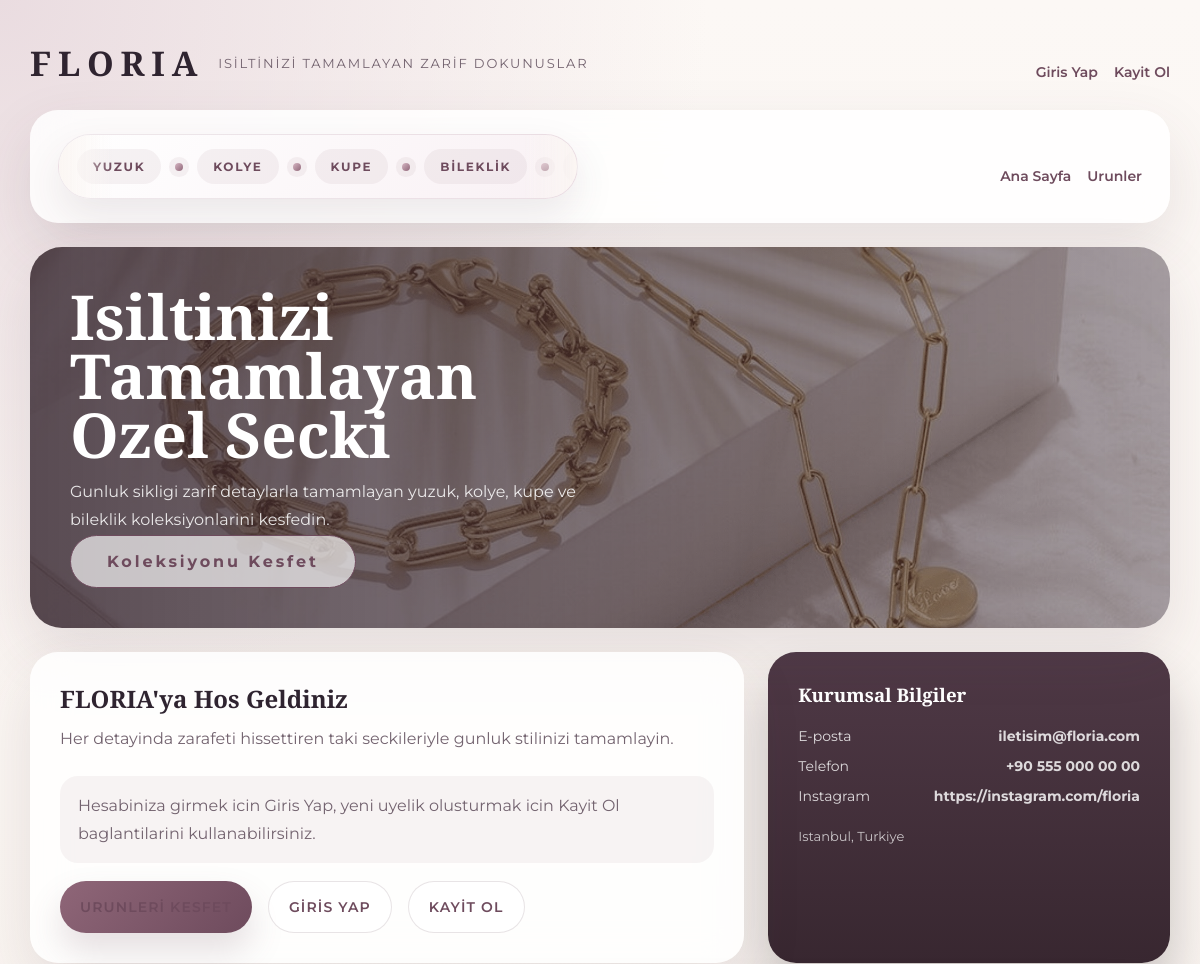
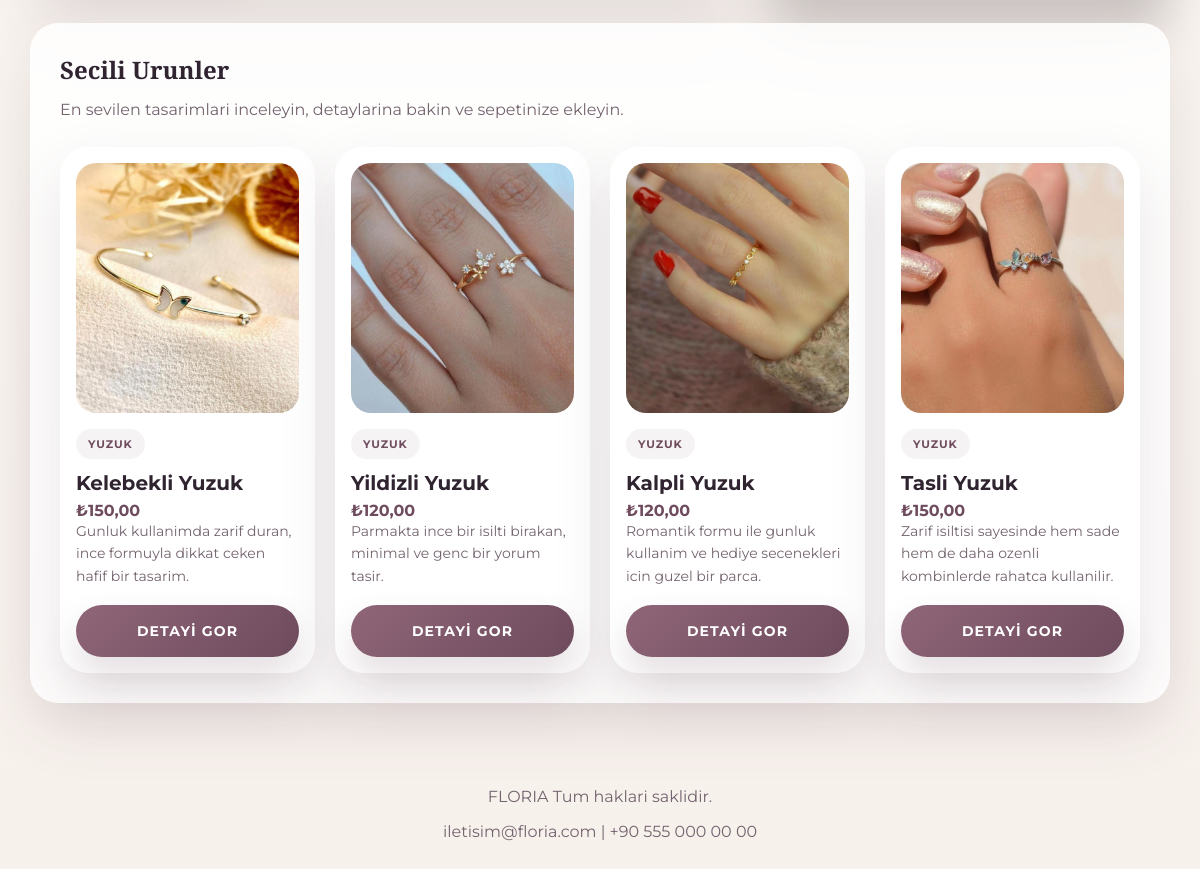
The page / on the database its author committed (2 pictures, top to bottom).
### tables this page shows
CREATE TABLE menus (
    id INT UNSIGNED AUTO_INCREMENT PRIMARY KEY,
    title VARCHAR(120) NOT NULL,
    url VARCHAR(255) NOT NULL,
    target VARCHAR(20) NOT NULL DEFAULT '_self',
    sort_order INT NOT NULL DEFAULT 0,
    is_active TINYINT(1) NOT NULL DEFAULT 1,
    created_at TIMESTAMP DEFAULT CURRENT_TIMESTAMP,
    updated_at TIMESTAMP DEFAULT CURRENT_TIMESTAMP ON UPDATE CURRENT_TIMESTAMP
);

CREATE TABLE sliders (
    id INT UNSIGNED AUTO_INCREMENT PRIMARY KEY,
    title VARCHAR(150) NOT NULL,
    description TEXT DEFAULT NULL,
    image_path VARCHAR(255) NOT NULL,
    button_text VARCHAR(100) DEFAULT NULL,
    button_url VARCHAR(255) DEFAULT NULL,
    sort_order INT NOT NULL DEFAULT 0,
    is_active TINYINT(1) NOT NULL DEFAULT 1,
    created_at TIMESTAMP DEFAULT CURRENT_TIMESTAMP,
    updated_at TIMESTAMP DEFAULT CURRENT_TIMESTAMP ON UPDATE CURRENT_TIMESTAMP
);

CREATE TABLE products (
    id INT UNSIGNED AUTO_INCREMENT PRIMARY KEY,
    category_id INT UNSIGNED NOT NULL,
    name VARCHAR(150) NOT NULL,
    slug VARCHAR(180) NOT NULL UNIQUE,
    short_description VARCHAR(255) DEFAULT NULL,
    description TEXT DEFAULT NULL,
    price DECIMAL(10,2) NOT NULL,
    stock INT NOT NULL DEFAULT 0,
    sku VARCHAR(100) DEFAULT NULL UNIQUE,
    cover_image VARCHAR(255) DEFAULT NULL,
    is_active TINYINT(1) NOT NULL DEFAULT 1,
    created_at TIMESTAMP DEFAULT CURRENT_TIMESTAMP,
    updated_at TIMESTAMP DEFAULT CURRENT_TIMESTAMP ON UPDATE CURRENT_TIMESTAMP,
    CONSTRAINT fk_products_category FOREIGN KEY (category_id) REFERENCES categories(id)
);

CREATE TABLE categories (
    id INT UNSIGNED AUTO_INCREMENT PRIMARY KEY,
    name VARCHAR(120) NOT NULL,
    slug VARCHAR(150) NOT NULL UNIQUE,
    description TEXT DEFAULT NULL,
    sort_order INT NOT NULL DEFAULT 0,
    is_active TINYINT(1) NOT NULL DEFAULT 1,
    created_at TIMESTAMP DEFAULT CURRENT_TIMESTAMP,
    updated_at TIMESTAMP DEFAULT CURRENT_TIMESTAMP ON UPDATE CURRENT_TIMESTAMP
);

### app/helpers/functions.php (called while the page is built, shortened)
<?php
function e(?string $value): string
{
    return htmlspecialchars((string) $value, ENT_QUOTES, 'UTF-8');
}
function publicAsset(string $path): string
{
    return '../' . ltrim($path, '/');
}

### app/repositories/SettingRepository.php (called while the page is built, shortened)
<?php
function settingsAll(PDO $pdo): array
{
    $statement = $pdo->prepare('SELECT * FROM settings ORDER BY setting_key ASC');
    $statement->execute();
    $rows = $statement->fetchAll();
    $settings = [];
    foreach ($rows as $row) {
        $settings[$row['setting_key']] = $row['setting_value'];
    }
    return $settings;
}

### app/config/config.php (called while the page is built, shortened)
<?php
return [
    'app_name' => 'FLORIA',
    'app_url' => 'http://localhost:8000',
    'timezone' => 'Europe/Istanbul',
    'locale' => 'tr_TR',
    'db' => [
        'driver' => 'mysql',
        'host' => '127.0.0.1',
        'port' => 3306,
        'database' => 'floria_db',
        'username' => 'root',
        'password' => '',
        'charset' => 'utf8mb4',
        'collation' => 'utf8mb4_unicode_ci',
    ],
    'session' => [
        'name' => 'floria_admin_session',
        'public_name' => 'floria_public_session',
    ],
];

### app/helpers/auth.php (called while the page is built, shortened)
<?php
function startPublicSession(): void
{
    $config = require __DIR__ . '/../config/config.php';
}
function publicUser(): ?array
{
    return $_SESSION['public_user'] ?? null;
}

### app/repositories/MenuRepository.php (called while the page is built, shortened)
<?php
function menuActiveAll(PDO $pdo): array
{
    $statement = $pdo->prepare('SELECT * FROM menus WHERE is_active = 1 ORDER BY sort_order ASC, id ASC');
    $statement->execute();
    return $statement->fetchAll();
}

### app/repositories/SliderRepository.php (called while the page is built, shortened)
<?php
function sliderAll(PDO $pdo): array
{
    $statement = $pdo->prepare('SELECT * FROM sliders ORDER BY sort_order ASC, id DESC');
    $statement->execute();
    return $statement->fetchAll();
}

### app/repositories/ProductRepository.php (called while the page is built, shortened)
<?php
function productRecent(PDO $pdo, int $limit = 4): array
{
    $limit = max(1, $limit);
    $statement = $pdo->prepare("SELECT products.*, categories.name AS category_name
        FROM products
        INNER JOIN categories ON categories.id = products.category_id
        WHERE products.is_active = 1
        ORDER BY products.created_at DESC
        LIMIT {$limit}");
    $statement->execute();
    return $statement->fetchAll();
}

### public/index.php (the view, shortened to what this page needs)
<?php
require_once dirname(__DIR__) . '/app/bootstrap.php';
try {
    $settings = settingsAll($pdo);
    $menus = menuActiveAll($pdo);
    $sliders = sliderAll($pdo);
} catch (Throwable $exception) {
    $settings = [];
    $menus = [];
    $sliders = [];
    logSystemError('public_home_error', $exception->getMessage());
}
$siteTitle = $settings['site_title'] ?? 'FLORIA';
$siteTagline = $settings['site_tagline'] ?? 'Zarafetin yeni hali';
$activeSliders = array_values(array_filter($sliders, static fn(array $slider): bool => (int) ($slider['is_active'] ?? 0) === 1));
require dirname(__DIR__) . '/app/views/layouts/public_header.php';
?>
<main class="catalog-page">
    <div class="catalog-shell">
        <?php require dirname(__DIR__) . '/app/views/components/public_site_header.php'; ?>
        <section class="hero-carousel" data-carousel>
            <div class="hero-carousel-track">
                <?php foreach ($activeSliders as $index => $slider): ?>
                    <?php $sliderPath = str_replace(' ', '%20', (string) ($slider['image_path'] ?? 'images/arka foto.jpg')); ?>
                    <article
                        class="catalog-hero hero-slide<?= $index === 0 ? ' is-active' : ''; ?>"
                        data-slide
                        style="<?= e("background-image: linear-gradient(90deg, rgba(54, 37, 46, 0.82), rgba(54, 37, 46, 0.44)), url('../" . $sliderPath . "');"); ?>"
                    >
                        <h1><?= e($slider['title'] ?? $siteTitle); ?></h1>
                        <p><?= e($slider['description'] ?? 'Zamansiz tasarimlari, ozenli dokulari ve gunluk sikligi bir araya getiren ozel seckiyi kesfedin.'); ?></p>
                        <a class="btn-hero" href="<?= e(!empty($slider['button_url']) ? $slider['button_url'] : 'products.php'); ?>">
                            <?= e($slider['button_text'] ?: 'Urunleri Gor'); ?>
                        </a>
                    </article>
                <?php endforeach; ?>
            </div>
        </section>
        <section class="cart-layout">
            <section class="panel-card">
                <div class="panel-header">
                    <div>
                        <h2><?= e($settings['home_intro_title'] ?? "FLORIA'ya Hos Geldiniz"); ?></h2>
                        <p><?= e($settings['home_intro_text'] ?? 'Her detayinda zarafeti hissettiren taki seckileriyle gunluk stilinizi tamamlayin.'); ?></p>
                    </div>
                </div>
                <div class="cart-note">
                    <?= $publicUser
                        ? 'Hesabiniza girdiniz. Siparislerinizi Siparislerim ekranindan takip edebilir, koleksiyonu kesfetmeye devam edebilirsiniz.'
                        : 'Hesabiniza girmek icin Giris Yap, yeni uyelik olusturmak icin Kayit Ol baglantilarini kullanabilirsiniz.'; ?>
                </div>
                <div class="auth-links" style="margin-top: 18px;">
                    <a class="primary-btn" href="products.php">Urunleri Kesfet</a>
                    <?php if ($publicUser): ?>
                        <a class="secondary-btn" href="orders.php">Siparislerim</a>
                    <?php else: ?>
                        <a class="secondary-btn" href="login.php">Giris Yap</a>
                        <a class="secondary-btn" href="register.php">Kayit Ol</a>
                    <?php endif; ?>
                </div>
            </section>
            <aside class="summary-card">
                <h3>Kurumsal Bilgiler</h3>
                <div class="summary-list">
                    <div class="summary-row"><span>E-posta</span><strong><?= e($settings['contact_email'] ?? '-'); ?></strong></div>
                    <div class="summary-row"><span>Telefon</span><strong><?= e($settings['contact_phone'] ?? '-'); ?></strong></div>
                    <div class="summary-row"><span>Instagram</span><strong><?= e($settings['instagram_url'] ?? '-'); ?></strong></div>
                </div>
                <p class="summary-note"><?= e($settings['contact_address'] ?? 'Istanbul, Turkiye'); ?></p>
            </aside>
        </section>
        <?php
        try {
            $featuredProducts = productRecent($pdo, 4);
        } catch (Throwable $exception) {
            $featuredProducts = [];
            logSystemError('public_home_featured_error', $exception->getMessage());
        }
        ?>
        <?php if (!empty($featuredProducts)): ?>
            <section class="panel-card" style="margin-top: 24px;">
                <div class="panel-header">
                    <div>
                        <h2>Secili Urunler</h2>
                        <p>En sevilen tasarimlari inceleyin, detaylarina bakin ve sepetinize ekleyin.</p>
                    </div>
                </div>
                <div class="product-grid">
                    <?php foreach ($featuredProducts as $product): ?>
                        <article class="product-card">
                            <img class="product-image" src="<?= e('../' . ($product['cover_image'] ?: 'images/kelebekli-yuzuk.jpg')); ?>" alt="<?= e($product['name']); ?>">
                            <span class="product-meta"><?= e($product['category_name']); ?></span>
                            <h3><?= e($product['name']); ?></h3>
                            <p>₺<?= e(number_format((float) $product['price'], 2, ',', '.')); ?></p>
                            <div class="product-copy"><?= e($product['short_description'] ?: 'Kisa aciklama eklenmemis.'); ?></div>
                            <div class="product-actions">
                                <a class="primary-btn" href="product.php?slug=<?= e($product['slug']); ?>">Detayi Gor</a>
                            </div>
                        </article>
                    <?php endforeach; ?>
                </div>
            </section>
        <?php endif; ?>
    </div>
</main>
<?php require dirname(__DIR__) . '/app/views/components/public_site_footer.php'; ?>
<?php require dirname(__DIR__) . '/app/views/layouts/public_footer.php'; ?>

### app/views/layouts/public_header.php (shortened to what this page needs)
<!DOCTYPE html>
<html lang="tr">
<head>
    <link rel="stylesheet" href="<?= publicAsset('styles.css?v=20260331-4'); ?>">
</head>
<body>

### app/views/components/public_site_header.php (shortened to what this page needs)
<?php
$siteTitle = $siteTitle ?? 'FLORIA';
$siteTagline = $siteTagline ?? 'Zarafetin yeni hali';
$menus = $menus ?? [];
$publicUser = publicUser();
?>
<div class="page-topbar">
    <a href="index.php" class="page-brand">
        <strong><?= e($siteTitle); ?></strong>
        <span><?= e($siteTagline); ?></span>
    </a>
    <div class="auth-links">
        <?php if ($publicUser): ?>
            <a href="orders.php">Siparislerim</a>
            <a href="cart.php">Sepetim</a>
            <a href="logout.php">Cikis Yap</a>
        <?php else: ?>
            <a href="login.php">Giris Yap</a>
            <a href="register.php">Kayit Ol</a>
        <?php endif; ?>
    </div>
</div>
<?php if (!empty($menus)): ?>
    <section class="catalog-toolbar" style="margin-bottom: 24px;">
        <div>
            <div class="jewelry-ribbon" aria-label="Takı kategorileri">
                <div class="jewelry-ribbon-track">
                    <div class="jewelry-ribbon-group">
                        <span class="jewelry-pill">Yuzuk</span>
                        <span class="jewelry-dot"></span>
                        <span class="jewelry-pill">Kolye</span>
                        <span class="jewelry-dot"></span>
                        <span class="jewelry-pill">Kupe</span>
                        <span class="jewelry-dot"></span>
                        <span class="jewelry-pill">Bileklik</span>
                        <span class="jewelry-dot"></span>
                        <span class="jewelry-pill">Zarif Detaylar</span>
                    </div>
                </div>
            </div>
        </div>
        <div class="auth-links">
            <?php foreach ($menus as $menu): ?>
                <?php
                $menuUrl = (string) ($menu['url'] ?? '');
                $menuTitle = mb_strtolower((string) ($menu['title'] ?? ''), 'UTF-8');
                $isAuthMenu = str_contains($menuUrl, 'login.php')
                    || str_contains($menuUrl, 'register.php')
                    || str_contains($menuTitle, 'giris')
                    || str_contains($menuTitle, 'kayit');
                if ($isAuthMenu) {
                    continue;
                }
                ?>
                <a href="<?= e($menu['url']); ?>" target="<?= e($menu['target']); ?>"><?= e($menu['title']); ?></a>
            <?php endforeach; ?>
        </div>
    </section>
<?php endif; ?>

### app/views/components/public_site_footer.php (shortened to what this page needs)
<?php
$settings = $settings ?? [];
?>
<footer>
    <p><?= e($settings['footer_text'] ?? 'FLORIA Tum haklari saklidir.'); ?></p>
    <p><?= e($settings['contact_email'] ?? 'iletisim bilgisi ayarlardan gelir'); ?> | <?= e($settings['contact_phone'] ?? 'telefon bilgisi ayarlardan gelir'); ?></p>
</footer>

### app/views/layouts/public_footer.php (shortened to what this page needs)
</body>
</html>

### rows shown on the page
menus: title "Ana Sayfa"
menus: title "Urunler"
sliders: image_path (picture), title "Isiltinizi Tamamlayan Ozel Secki", description "Gunluk sikligi zarif detaylarla tamamlayan yuzuk, kolye, kupe ve bileklik koleksiyonlarini kesfedin.", button_text "Koleksiyonu Kesfet"
products: cover_image (picture), category.name "YUZUK", name "Kelebekli Yuzuk", price "150,00", short_description "Gunluk kullanimda zarif duran, ince formuyla dikkat ceken hafif bir tasarim."
products: cover_image (picture), category.name "YUZUK", name "Yildizli Yuzuk", price "120,00", short_description "Parmakta ince bir isilti birakan, minimal ve genc bir yorum tasir."
products: cover_image (picture), category.name "YUZUK", name "Kalpli Yuzuk", price "120,00", short_description "Romantik formu ile gunluk kullanim ve hediye secenekleri icin guzel bir parca."
products: cover_image (picture), category.name "YUZUK", name "Tasli Yuzuk", price "150,00", short_description "Zarif isiltisi sayesinde hem sade hem de daha ozenli kombinlerde rahatca kullanilir."

### other values the page prints
$siteTitle "FLORIA"
$siteTagline "ISILTINIZI TAMAMLAYAN ZARIF DOKUNUSLAR"
$settings['home_intro_title'] "FLORIA'ya Hos Geldiniz"
$settings['home_intro_text'] "Her detayinda zarafeti hissettiren taki seckileriyle gunluk stilinizi tamamlayin."
$settings['contact_email'] "iletisim@floria.com"
$settings['contact_phone'] "+90 555 000 00 00"
$settings['instagram_url'] "https://instagram.com/floria"
$settings['contact_address'] "Istanbul, Turkiye"
$settings['footer_text'] "FLORIA Tum haklari saklidir."
